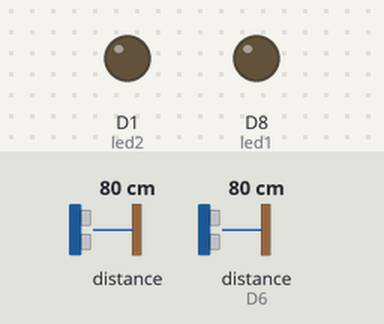
The sketch below on a simulated ESP8266 (NodeMCU). On the bench: output pins drawn as LEDs (lit = HIGH). Wiring (inferred from the names in the program): 2 × ultrasonic range finder: trigger D4, echo D3 / trigger D5, echo D6. The test bench sets the inputs (shaded band); at power-on: distance to the obstacle 80 cm, distance to the obstacle (sensor on D6) 80 cm. The echo pulse lasts 58.3 µs per cm; pins used as bus, display or sensor lines are not drawn; what the sketch prints to the serial monitor is not drawn.

Above: at 2.7 s.
2.8 s: distance to the obstacle (sensor 0) set to 24 cm
7.7 s: distance to the obstacle (sensor 0) set to 18 cm
At 10.1 s:
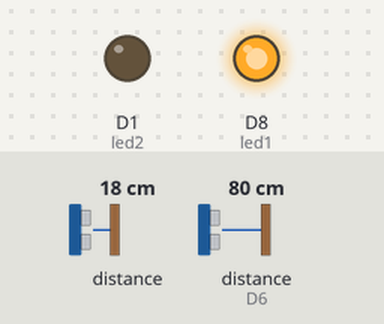
12.6 s: distance to the obstacle (sensor on D6) set to 23 cm
17.5 s: distance to the obstacle (sensor on D6) set to 17 cm
At 20.7 s:
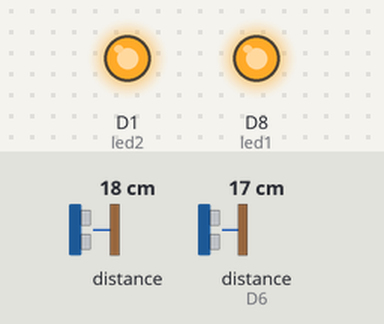
Timing chart, 0 to 22.2 s (numbered marks = the images above; inputs shaded):
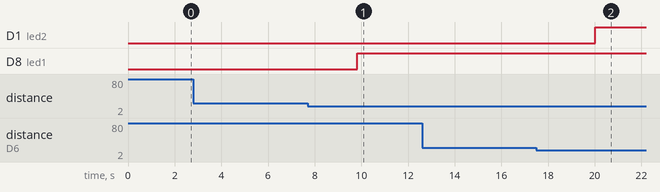

Measured:
- the behaviour switches between 21 and 20 cm on distance to the obstacle (sensor 0) (found by bisection; images 0 and 1)
- the behaviour switches between 21 and 20 cm on distance to the obstacle (sensor on D6) (found by bisection; images 1 and 2)
- after the input at 2.8 s, every drawn part: stays the same
- after the input at 7.7 s, D8 (led1): LOW → HIGH after 2.1 s
- after the input at 12.6 s, every drawn part: stays the same
- after the input at 17.5 s, D1 (led2): LOW → HIGH after 2.5 s

The sketch:

adafruitio_06_digital_in.ino
```cpp
#include <HCSR04.h>
#include "config.h"

int trigPin1=D4;
int echoPin1=D3;

int trigPin2=D5;
int echoPin2=D6;

int led1 = D8;
int led2 = D1;

// set up the 'digital' feed
AdafruitIO_Feed *deneme = io.feed("deneme");

void setup() {
  Serial.begin(115200);

  pinMode(trigPin1, OUTPUT);
  pinMode(echoPin1, INPUT);
  pinMode(trigPin2, OUTPUT);
  pinMode(echoPin2, INPUT);
  pinMode(led1, OUTPUT);
  pinMode(led2, OUTPUT);


  // wait for serial monitor to open
  while(! Serial);

  // connect to io.adafruit.com
  Serial.print("Connecting to Adafruit IO");
  io.connect();

  // wait for a connection
  while(io.status() < AIO_CONNECTED) {
    Serial.print(".");
    delay(500);
  }

  // we are connected
  Serial.println();
  Serial.println(io.statusText());

}

void loop() {

  io.run();

  long duration1, distance1;
  digitalWrite(trigPin1, LOW);  // Added this line
  delayMicroseconds(2); // Added this line
  digitalWrite(trigPin1, HIGH);
  delayMicroseconds(10); // Added this line
  digitalWrite(trigPin1, LOW);
  duration1 = pulseIn(echoPin1, HIGH);
  distance1 = (duration1/2) / 29.1;

   if (distance1 >=500 || distance1 <= 0){
    Serial.println("Out of range");
    digitalWrite(led1,LOW);

  }
  else if(distance1>=1 && distance1<=20 ){
    Serial.print ( "Sensor1  ");
    Serial.print ( distance1);
    Serial.println("cm");
    digitalWrite(led1,HIGH);
    deneme->save(distance1);
  }
  delay(2000);

long duration2, distance2;
  digitalWrite(trigPin2, LOW);  // Added this line
  delayMicroseconds(2); // Added this line
  digitalWrite(trigPin2, HIGH);
  delayMicroseconds(10); // Added this line
  digitalWrite(trigPin2, LOW);
  duration2 = pulseIn(echoPin2, HIGH);
  distance2= (duration2/2) / 29.1;

   if (distance2 >= 500 || distance2 <= 0){
    Serial.println("Out of range");
    digitalWrite(led2,LOW);

  }
    else if(distance2>=1 && distance2<=20 ){

    Serial.print("Sensor2  ");
    Serial.print(distance2);
    Serial.println("cm");
    digitalWrite(led2,HIGH);
  }
  delay(2000);


}
```

config.h
```cpp
#define IO_USERNAME  "melike58"
#define IO_KEY       "aio_MYJh67ChuITtBcXVhkeGOQCbLdY2"


#define WIFI_SSID "Melike"
#define WIFI_PASS "melikezdgn"


#include "AdafruitIO_WiFi.h"

#if defined(USE_AIRLIFT) || defined(ADAFRUIT_METRO_M4_AIRLIFT_LITE) ||         \
    defined(ADAFRUIT_PYPORTAL)
// Configure the pins used for the ESP32 connection
#if !defined(SPIWIFI_SS) // if the wifi definition isnt in the board variant
// Don't change the names of these #define's! they match the variant ones
#define SPIWIFI SPI
#define SPIWIFI_SS 10 // Chip select pin
#define NINA_ACK 9    // a.k.a BUSY or READY pin
#define NINA_RESETN 6 // Reset pin
#define NINA_GPIO0 -1 // Not connected
#endif
AdafruitIO_WiFi io(IO_USERNAME, IO_KEY, WIFI_SSID, WIFI_PASS, SPIWIFI_SS,
                   NINA_ACK, NINA_RESETN, NINA_GPIO0, &SPIWIFI);
#else
AdafruitIO_WiFi io(IO_USERNAME, IO_KEY, WIFI_SSID, WIFI_PASS);
#endif
```
